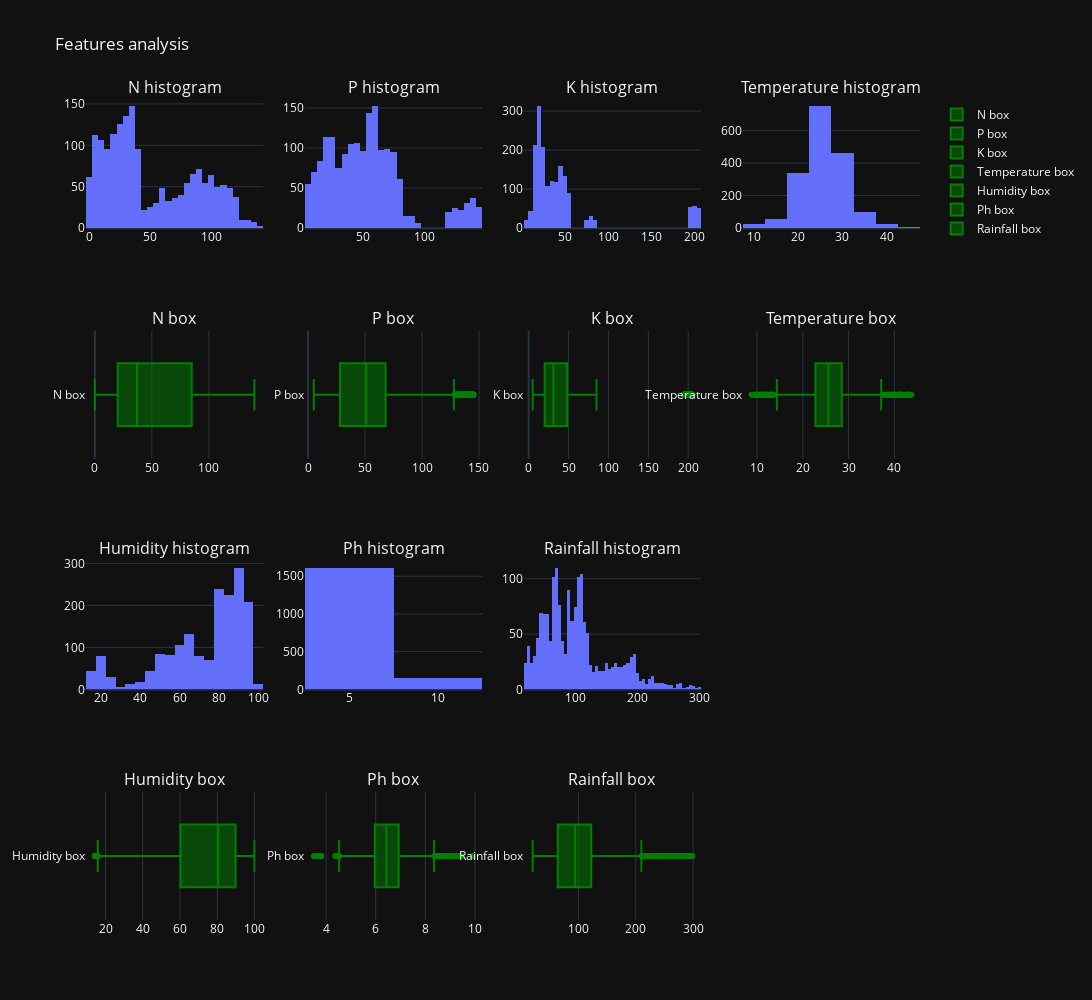

The cell this chart's notebook holds for it:
### Markdown cell above
## Checking the features

### Code cell
from plotly.subplots import make_subplots
import plotly.graph_objects as go


# create the histograms
fig1 = px.histogram(data, x="N")
fig2 = px.histogram(data, x="P")
fig3 = px.histogram(data, x="K")
fig4 = px.histogram(data, x="temperature")
fig5 = px.histogram(data, x="humidity")
fig6 = px.histogram(data, x="ph")
fig7 = px.histogram(data, x="rainfall")

# create subplots
fig = make_subplots(
    rows=4,
    cols=4,
    subplot_titles=(
        "N histogram", "P histogram", "K histogram", "Temperature histogram",
        "N box", "P box", "K box", "Temperature box",
        "Humidity histogram", "Ph histogram", "Rainfall histogram",
        "", "Humidity box", "Ph box", "Rainfall box"
    )
)

# creating a multiple figure with histograms and box plots
fig.add_trace(fig1.data[0],row=1, col=1)
fig.add_trace(go.Box(x=data["N"], name='N box', marker_color='green'), row=2, col=1)

fig.add_trace(fig2.data[0],row=1, col=2)
fig.add_trace(go.Box(x=data["P"], name='P box', marker_color='green'), row=2, col=2)

fig.add_trace(fig3.data[0],row=1, col=3)
fig.add_trace(go.Box(x=data["K"], name='K box', marker_color='green'), row=2, col=3)

fig.add_trace(fig4.data[0],row=1, col=4)
fig.add_trace(go.Box(x=data["temperature"], name='Temperature box', marker_color='green'), row=2, col=4)

fig.add_trace(fig5.data[0],row=3, col=1)
fig.add_trace(go.Box(x=data["humidity"], name='Humidity box', marker_color='green'), row=4, col=1)

fig.add_trace(fig6.data[0],row=3, col=2)
fig.add_trace(go.Box(x=data["ph"], name='Ph box', marker_color='green'), row=4, col=2)

fig.add_trace(fig7.data[0],row=3, col=3)
fig.add_trace(go.Box(x=data["rainfall"], name='Rainfall box', marker_color='green'), row=4, col=3)


fig.update_layout(height=1000, width=1400, title_text="Features analysis")
fig.show()

### Figure 1 — Plotly figure (JSON) as saved in the notebook; plotly's stock layout.template omitted (floating-point values rounded to 4 significant figures; data arrays with more than 128 entries replaced by an {"elided": "..."} marker saying what was removed)
{"data": [{"bingroup": "x", "hovertemplate": "N=%{x}<br>count=%{y}<extra></extra>", "legendgroup": "", "marker": {"color": "#636efa", "pattern": {"shape": ""}}, "name": "", "orientation": "v", "showlegend": false, "x": {"elided": "1760 int values"}, "xaxis": "x", "yaxis": "y", "type": "histogram"}, {"marker": {"color": "green"}, "name": "N box", "x": {"elided": "1760 int values"}, "type": "box", "xaxis": "x5", "yaxis": "y5"}, {"bingroup": "x", "hovertemplate": "P=%{x}<br>count=%{y}<extra></extra>", "legendgroup": "", "marker": {"color": "#636efa", "pattern": {"shape": ""}}, "name": "", "orientation": "v", "showlegend": false, "x": {"elided": "1760 int values"}, "xaxis": "x2", "yaxis": "y2", "type": "histogram"}, {"marker": {"color": "green"}, "name": "P box", "x": {"elided": "1760 int values"}, "type": "box", "xaxis": "x6", "yaxis": "y6"}, {"bingroup": "x", "hovertemplate": "K=%{x}<br>count=%{y}<extra></extra>", "legendgroup": "", "marker": {"color": "#636efa", "pattern": {"shape": ""}}, "name": "", "orientation": "v", "showlegend": false, "x": {"elided": "1760 int values"}, "xaxis": "x3", "yaxis": "y3", "type": "histogram"}, {"marker": {"color": "green"}, "name": "K box", "x": {"elided": "1760 int values"}, "type": "box", "xaxis": "x7", "yaxis": "y7"}, {"bingroup": "x", "hovertemplate": "temperature=%{x}<br>count=%{y}<extra></extra>", "legendgroup": "", "marker": {"color": "#636efa", "pattern": {"shape": ""}}, "name": "", "orientation": "v", "showlegend": false, "x": {"elided": "1760 float values"}, "xaxis": "x4", "yaxis": "y4", "type": "histogram"}, {"marker": {"color": "green"}, "name": "Temperature box", "x": {"elided": "1760 float values"}, "type": "box", "xaxis": "x8", "yaxis": "y8"}, {"bingroup": "x", "hovertemplate": "humidity=%{x}<br>count=%{y}<extra></extra>", "legendgroup": "", "marker": {"color": "#636efa", "pattern": {"shape": ""}}, "name": "", "orientation": "v", "showlegend": false, "x": {"elided": "1760 float values"}, "xaxis": "x9", "yaxis": "y9", "type": "histogram"}, {"marker": {"color": "green"}, "name": "Humidity box", "x": {"elided": "1760 float values"}, "type": "box", "xaxis": "x13", "yaxis": "y13"}, {"bingroup": "x", "hovertemplate": "ph=%{x}<br>count=%{y}<extra></extra>", "legendgroup": "", "marker": {"color": "#636efa", "pattern": {"shape": ""}}, "name": "", "orientation": "v", "showlegend": false, "x": {"elided": "1760 float values"}, "xaxis": "x10", "yaxis": "y10", "type": "histogram"}, {"marker": {"color": "green"}, "name": "Ph box", "x": {"elided": "1760 float values"}, "type": "box", "xaxis": "x14", "yaxis": "y14"}, {"bingroup": "x", "hovertemplate": "rainfall=%{x}<br>count=%{y}<extra></extra>", "legendgroup": "", "marker": {"color": "#636efa", "pattern": {"shape": ""}}, "name": "", "orientation": "v", "showlegend": false, "x": {"elided": "1760 float values"}, "xaxis": "x11", "yaxis": "y11", "type": "histogram"}, {"marker": {"color": "green"}, "name": "Rainfall box", "x": {"elided": "1760 float values"}, "type": "box", "xaxis": "x15", "yaxis": "y15"}], "layout": {"xaxis": {"anchor": "y", "domain": [0.0, 0.2125]}, "yaxis": {"anchor": "x", "domain": [0.8438, 1.0]}, "xaxis2": {"anchor": "y2", "domain": [0.2625, 0.475]}, "yaxis2": {"anchor": "x2", "domain": [0.8438, 1.0]}, "xaxis3": {"anchor": "y3", "domain": [0.525, 0.7375]}, "yaxis3": {"anchor": "x3", "domain": [0.8438, 1.0]}, "xaxis4": {"anchor": "y4", "domain": [0.7875, 1.0]}, "yaxis4": {"anchor": "x4", "domain": [0.8438, 1.0]}, "xaxis5": {"anchor": "y5", "domain": [0.0, 0.2125]}, "yaxis5": {"anchor": "x5", "domain": [0.5625, 0.7188]}, "xaxis6": {"anchor": "y6", "domain": [0.2625, 0.475]}, "yaxis6": {"anchor": "x6", "domain": [0.5625, 0.7188]}, "xaxis7": {"anchor": "y7", "domain": [0.525, 0.7375]}, "yaxis7": {"anchor": "x7", "domain": [0.5625, 0.7188]}, "xaxis8": {"anchor": "y8", "domain": [0.7875, 1.0]}, "yaxis8": {"anchor": "x8", "domain": [0.5625, 0.7188]}, "xaxis9": {"anchor": "y9", "domain": [0.0, 0.2125]}, "yaxis9": {"anchor": "x9", "domain": [0.2812, 0.4375]}, "xaxis10": {"anchor": "y10", "domain": [0.2625, 0.475]}, "yaxis10": {"anchor": "x10", "domain": [0.2812, 0.4375]}, "xaxis11": {"anchor": "y11", "domain": [0.525, 0.7375]}, "yaxis11": {"anchor": "x11", "domain": [0.2812, 0.4375]}, "xaxis12": {"anchor": "y12", "domain": [0.7875, 1.0]}, "yaxis12": {"anchor": "x12", "domain": [0.2812, 0.4375]}, "xaxis13": {"anchor": "y13", "domain": [0.0, 0.2125]}, "yaxis13": {"anchor": "x13", "domain": [0.0, 0.1562]}, "xaxis14": {"anchor": "y14", "domain": [0.2625, 0.475]}, "yaxis14": {"anchor": "x14", "domain": [0.0, 0.1562]}, "xaxis15": {"anchor": "y15", "domain": [0.525, 0.7375]}, "yaxis15": {"anchor": "x15", "domain": [0.0, 0.1562]}, "xaxis16": {"anchor": "y16", "domain": [0.7875, 1.0]}, "yaxis16": {"anchor": "x16", "domain": [0.0, 0.1562]}, "annotations": [{"font": {"size": 16}, "showarrow": false, "text": "N histogram", "x": 0.1062, "xanchor": "center", "xref": "paper", "y": 1.0, "yanchor": "bottom", "yref": "paper"}, {"font": {"size": 16}, "showarrow": false, "text": "P histogram", "x": 0.3688, "xanchor": "center", "xref": "paper", "y": 1.0, "yanchor": "bottom", "yref": "paper"}, {"font": {"size": 16}, "showarrow": false, "text": "K histogram", "x": 0.6313, "xanchor": "center", "xref": "paper", "y": 1.0, "yanchor": "bottom", "yref": "paper"}, {"font": {"size": 16}, "showarrow": false, "text": "Temperature histogram", "x": 0.8938, "xanchor": "center", "xref": "paper", "y": 1.0, "yanchor": "bottom", "yref": "paper"}, {"font": {"size": 16}, "showarrow": false, "text": "N box", "x": 0.1062, "xanchor": "center", "xref": "paper", "y": 0.7188, "yanchor": "bottom", "yref": "paper"}, {"font": {"size": 16}, "showarrow": false, "text": "P box", "x": 0.3688, "xanchor": "center", "xref": "paper", "y": 0.7188, "yanchor": "bottom", "yref": "paper"}, {"font": {"size": 16}, "showarrow": false, "text": "K box", "x": 0.6313, "xanchor": "center", "xref": "paper", "y": 0.7188, "yanchor": "bottom", "yref": "paper"}, {"font": {"size": 16}, "showarrow": false, "text": "Temperature box", "x": 0.8938, "xanchor": "center", "xref": "paper", "y": 0.7188, "yanchor": "bottom", "yref": "paper"}, {"font": {"size": 16}, "showarrow": false, "text": "Humidity histogram", "x": 0.1062, "xanchor": "center", "xref": "paper", "y": 0.4375, "yanchor": "bottom", "yref": "paper"}, {"font": {"size": 16}, "showarrow": false, "text": "Ph histogram", "x": 0.3688, "xanchor": "center", "xref": "paper", "y": 0.4375, "yanchor": "bottom", "yref": "paper"}, {"font": {"size": 16}, "showarrow": false, "text": "Rainfall histogram", "x": 0.6313, "xanchor": "center", "xref": "paper", "y": 0.4375, "yanchor": "bottom", "yref": "paper"}, {"font": {"size": 16}, "showarrow": false, "text": "Humidity box", "x": 0.1062, "xanchor": "center", "xref": "paper", "y": 0.1562, "yanchor": "bottom", "yref": "paper"}, {"font": {"size": 16}, "showarrow": false, "text": "Ph box", "x": 0.3688, "xanchor": "center", "xref": "paper", "y": 0.1562, "yanchor": "bottom", "yref": "paper"}, {"font": {"size": 16}, "showarrow": false, "text": "Rainfall box", "x": 0.6313, "xanchor": "center", "xref": "paper", "y": 0.1562, "yanchor": "bottom", "yref": "paper"}], "title": {"text": "Features analysis"}, "height": 1000, "width": 1400}}
